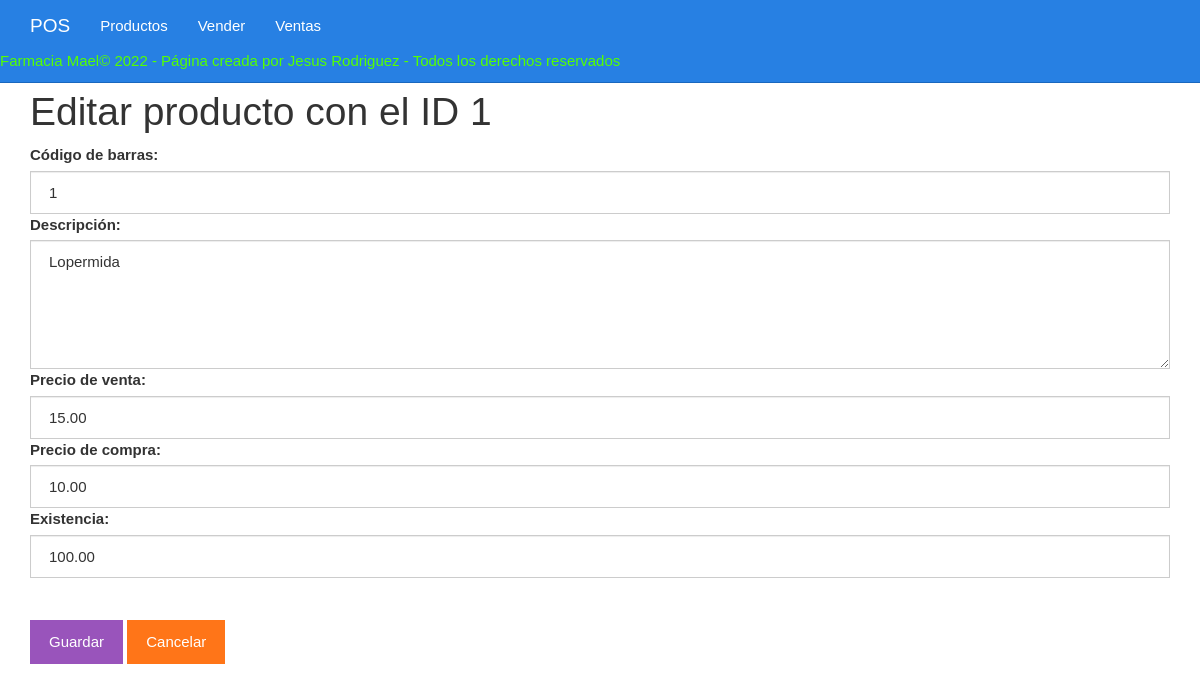
/mael/editar.php?id=1, run on the app's committed database.
### tables this page shows
CREATE TABLE productos(
	id BIGINT UNSIGNED NOT NULL AUTO_INCREMENT,
	codigo VARCHAR(255) NOT NULL,
	descripcion VARCHAR(255) NOT NULL,
	precioVenta DECIMAL(5, 2) NOT NULL,
	precioCompra DECIMAL(5, 2) NOT NULL,
	existencia DECIMAL(5, 2) NOT NULL,
	PRIMARY KEY(id)
);

### mael/editar.php (the view, shortened to what this page needs)
<?php
$id = $_GET["id"];
include_once "base_de_datos.php";
$sentencia = $base_de_datos->prepare("SELECT * FROM productos WHERE id = ?;");
$sentencia->execute([$id]);
$producto = $sentencia->fetch(PDO::FETCH_OBJ);
?>
<?php include_once "encabezado.php" ?>
	<div class="col-xs-12">
		<h1>Editar producto con el ID <?php echo $producto->id; ?></h1>
		<form method="post" action="guardarDatosEditados.php">
			<label for="codigo">Código de barras:</label>
			<input value="<?php echo $producto->codigo ?>" class="form-control" name="codigo" required type="text" id="codigo" placeholder="Escribe el código">
			<label for="descripcion">Descripción:</label>
			<textarea required id="descripcion" name="descripcion" cols="30" rows="5" class="form-control"><?php echo $producto->descripcion ?></textarea>
			<label for="precioVenta">Precio de venta:</label>
			<input value="<?php echo $producto->precioVenta ?>" class="form-control" name="precioVenta" required type="number" id="precioVenta" placeholder="Precio de venta">
			<label for="precioCompra">Precio de compra:</label>
			<input value="<?php echo $producto->precioCompra ?>" class="form-control" name="precioCompra" required type="number" id="precioCompra" placeholder="Precio de compra">
			<label for="existencia">Existencia:</label>
			<input value="<?php echo $producto->existencia ?>" class="form-control" name="existencia" required type="number" id="existencia" placeholder="Cantidad o existencia">
			<br><br><input class="btn btn-info" type="submit" value="Guardar">
			<a class="btn btn-warning" href="./listar.php">Cancelar</a>
		</form>
	</div>
<?php include_once "pie.php" ?>

### mael/css/estilo.css (style rules this page uses)
body { padding-top: 70px; }

### data on the page
productos: id "1", codigo "1", descripcion "Lopermida", precioVenta "15.00", precioCompra "10.00", existencia "100.00"
